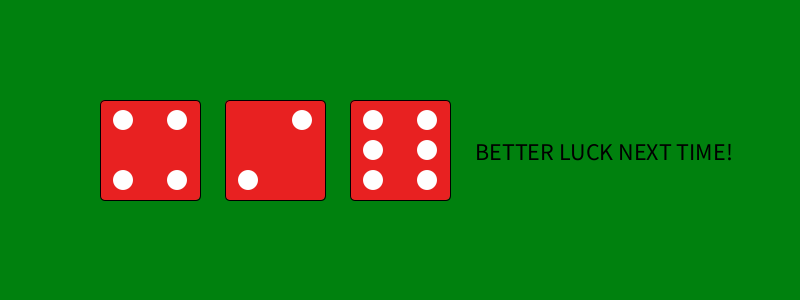
Frame 1 (no input)
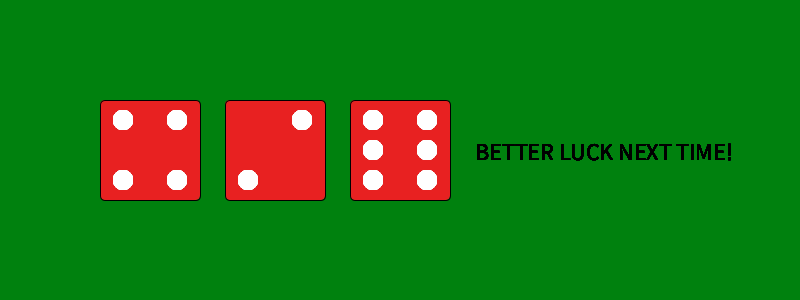
Frame 60 (the mouse pressed at the canvas centre just before this capture)
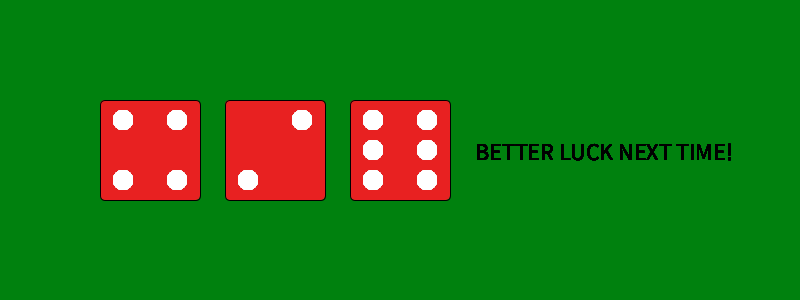
Frame 120 (the mouse held since frame 60 and released just before this capture)

The Processing sketch that drew these frames (run headless with seeded random() and noise(); from frame 60 on, the mouse is pressed at the canvas centre):

// Processing sketch: processing_132184
// ── processing_132184.pde

//Sam Legros, Exercise 3, Question 2

int dice1 = (int)random(1, 7);
int dice2 = (int)random(1, 7);
int dice3 = (int)random(1, 7);

void setup() {
  size(800, 300);
  background(0, 129, 14);
  fill(232, 33, 33);
  rect(100, 100, 100, 100, 5);
  rect(225, 100, 100, 100, 5);
  rect(350, 100, 100, 100, 5);
  noStroke();
}
   //-----------------------------------------------------
   
void draw() {
  
  float x = random(width);
  float y = random(height);
  float c = random(100, 180);
  float diameter = random(25, 100);
  
  //-----------------------------------------------------
  
  if (dice1 == 1) {
    fill(255);
    ellipse(150, 150, 20, 20);
  }
  if (dice1 == 2) {
    fill(255);
    ellipse(123, 180, 20, 20);
    ellipse(177, 120, 20, 20);
  }
  if (dice1 == 3) {
    fill(255);
    ellipse(123, 180, 20, 20);
    ellipse(150, 150, 20, 20);
    ellipse(177, 120, 20, 20);
  }
  if (dice1 == 4) {
    fill(255);
    ellipse(123, 120, 20, 20);
    ellipse(123, 180, 20, 20);
    ellipse(177, 120, 20, 20);
    ellipse(177, 180, 20, 20);
  }
  if (dice1 == 5) {
    fill(255);
    ellipse(123, 120, 20, 20);
    ellipse(123, 180, 20, 20);
    ellipse(177, 120, 20, 20);
    ellipse(177, 180, 20, 20);
    ellipse(150, 150, 20, 20);
  }
  if (dice1 == 6) {
    fill(255);
    ellipse(123, 120, 20, 20);
    ellipse(123, 180, 20, 20);
    ellipse(123, 150, 20, 20);
    ellipse(177, 120, 20, 20);
    ellipse(177, 180, 20, 20);
    ellipse(177, 150, 20, 20);
  }
  
  //-----------------------------------------------------
  
  if (dice2 == 1) {
    fill(255);
    ellipse(275, 150, 20, 20);
  }
  if (dice2 == 2) {
    fill(255);
    ellipse(248, 180, 20, 20);
    ellipse(302, 120, 20, 20);
  }
  if (dice2 == 3) {
    fill(255);
    ellipse(248, 180, 20, 20);
    ellipse(275, 150, 20, 20);
    ellipse(302, 120, 20, 20);
  }
  if (dice2 == 4) {
    fill(255);
    ellipse(248, 120, 20, 20);
    ellipse(248, 180, 20, 20);
    ellipse(302, 120, 20, 20);
    ellipse(302, 180, 20, 20);
  }
  if (dice2 == 5) {
    fill(255);
    ellipse(248, 120, 20, 20);
    ellipse(248, 180, 20, 20);
    ellipse(302, 120, 20, 20);
    ellipse(302, 180, 20, 20);
    ellipse(275, 150, 20, 20);
  }
  if (dice2 == 6) {
    fill(255);
    ellipse(248, 120, 20, 20);
    ellipse(248, 180, 20, 20);
    ellipse(248, 150, 20, 20);
    ellipse(302, 120, 20, 20);
    ellipse(302, 180, 20, 20);
    ellipse(302, 150, 20, 20);
  }
  
  //-----------------------------------------------------
  
  if (dice3 == 1) {
    fill(255);
    ellipse(400, 150, 20, 20);
  }
  if (dice3 == 2) {
    fill(255);
    ellipse(373, 180, 20, 20);
    ellipse(427, 120, 20, 20);
  }
  if (dice3 == 3) {
    fill(255);
    ellipse(373, 180, 20, 20);
    ellipse(400, 150, 20, 20);
    ellipse(427, 120, 20, 20);
  }
  if (dice3 == 4) {
    fill(255);
    ellipse(373, 120, 20, 20);
    ellipse(373, 180, 20, 20);
    ellipse(427, 120, 20, 20);
    ellipse(427, 180, 20, 20);
  }
  if (dice3 == 5) {
    fill(255);
    ellipse(373, 120, 20, 20);
    ellipse(373, 180, 20, 20);
    ellipse(427, 120, 20, 20);
    ellipse(427, 180, 20, 20);
    ellipse(400, 150, 20, 20);
  }
  if (dice3 == 6) {
    fill(255);
    ellipse(373, 120, 20, 20);
    ellipse(373, 180, 20, 20);
    ellipse(373, 150, 20, 20);
    ellipse(427, 120, 20, 20);
    ellipse(427, 180, 20, 20);
    ellipse(427, 150, 20, 20);
  }
  
  //----------------------------------------------------- 
  
  if (dice1 == dice2 && dice1 == dice3 && dice2 == dice3) {
    textSize(30);
    fill(255, 243, 0);
    text("YAHTZEE!", 550, 160);
    stroke(1);
    fill(c, 255, 255, 20);
    ellipse(x, y, diameter, diameter);
  }
  else {
    textSize(24);
    fill(0);
    text("BETTER LUCK NEXT TIME!", 475, 160);
  }
}
